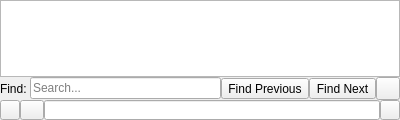
<?xml version="1.0" encoding="UTF-8"?>
<ui version="4.0">
 <class>Console</class>
 <widget class="QWidget" name="Console">
  <property name="enabled">
   <bool>true</bool>
  </property>
  <property name="geometry">
   <rect>
    <x>0</x>
    <y>0</y>
    <width>400</width>
    <height>120</height>
   </rect>
  </property>
  <property name="sizePolicy">
   <sizepolicy hsizetype="Preferred" vsizetype="Ignored">
    <horstretch>0</horstretch>
    <verstretch>0</verstretch>
   </sizepolicy>
  </property>
  <property name="windowTitle">
   <string>Console</string>
  </property>
  <layout class="QVBoxLayout" name="verticalLayout">
   <property name="spacing">
    <number>0</number>
   </property>
   <property name="leftMargin">
    <number>0</number>
   </property>
   <property name="topMargin">
    <number>0</number>
   </property>
   <property name="rightMargin">
    <number>0</number>
   </property>
   <property name="bottomMargin">
    <number>0</number>
   </property>
   <item>
    <widget class="AzToolsFramework::ConsoleTextEdit" name="textEdit">
     <property name="sizePolicy">
      <sizepolicy hsizetype="Expanding" vsizetype="Expanding">
       <horstretch>0</horstretch>
       <verstretch>0</verstretch>
      </sizepolicy>
     </property>
     <property name="styleSheet">
      <string notr="true"/>
     </property>
     <property name="undoRedoEnabled">
      <bool>false</bool>
     </property>
     <property name="lineWrapMode">
      <enum>QPlainTextEdit::NoWrap</enum>
     </property>
     <property name="readOnly">
      <bool>true</bool>
     </property>
     <property name="textInteractionFlags">
      <set>Qt::TextSelectableByKeyboard|Qt::TextSelectableByMouse</set>
     </property>
    </widget>
   </item>
   <item>
    <widget class="QWidget" name="findBar" native="true">
     <layout class="QHBoxLayout" name="horizontalLayout_2">
      <property name="spacing">
       <number>0</number>
      </property>
      <property name="leftMargin">
       <number>0</number>
      </property>
      <property name="topMargin">
       <number>0</number>
      </property>
      <property name="rightMargin">
       <number>0</number>
      </property>
      <property name="bottomMargin">
       <number>0</number>
      </property>
      <item>
       <widget class="QLabel" name="label">
        <property name="text">
         <string>Find: </string>
        </property>
       </widget>
      </item>
      <item>
       <widget class="QLineEdit" name="lineEditFind">
        <property name="enabled">
         <bool>true</bool>
        </property>
        <property name="placeholderText">
         <string>Search...</string>
        </property>
        <property name="clearButtonEnabled">
         <bool>true</bool>
        </property>
        <property name="accessibleName">
         <string>Search</string>
        </property>
       </widget>
      </item>
      <item>
       <widget class="QToolButton" name="findPrevButton">
        <property name="text">
         <string>Find Previous</string>
        </property>
        <property name="accessibleName">
         <string>Find Previous</string>
        </property>
       </widget>
      </item>
      <item>
       <widget class="QToolButton" name="findNextButton">
        <property name="text">
         <string>Find Next</string>
        </property>
        <property name="accessibleName">
         <string>Find Next</string>
        </property>
       </widget>
      </item>
      <item>
       <widget class="QToolButton" name="closeButton">
        <property name="text">
         <string/>
        </property>
        <property name="accessibleName">
         <string>Close Find Bar</string>
        </property>
       </widget>
      </item>
     </layout>
    </widget>
   </item>
   <item>
    <widget class="QWidget" name="container2" native="true">
     <property name="sizePolicy">
      <sizepolicy hsizetype="Preferred" vsizetype="Fixed">
       <horstretch>0</horstretch>
       <verstretch>0</verstretch>
      </sizepolicy>
     </property>
     <property name="minimumSize">
      <size>
       <width>0</width>
       <height>20</height>
      </size>
     </property>
     <property name="maximumSize">
      <size>
       <width>16777215</width>
       <height>20</height>
      </size>
     </property>
     <property name="autoFillBackground">
      <bool>true</bool>
     </property>
     <property name="styleSheet">
      <string notr="true"/>
     </property>
     <layout class="QHBoxLayout" name="horizontalLayout">
      <property name="spacing">
       <number>0</number>
      </property>
      <property name="leftMargin">
       <number>0</number>
      </property>
      <property name="topMargin">
       <number>0</number>
      </property>
      <property name="rightMargin">
       <number>0</number>
      </property>
      <property name="bottomMargin">
       <number>0</number>
      </property>
      <item>
       <widget class="QToolButton" name="button">
        <property name="accessibleName">
         <string>Console Type</string>
        </property>
        <property name="sizePolicy">
         <sizepolicy hsizetype="Fixed" vsizetype="Preferred">
          <horstretch>0</horstretch>
          <verstretch>0</verstretch>
         </sizepolicy>
        </property>
        <property name="minimumSize">
         <size>
          <width>20</width>
          <height>0</height>
         </size>
        </property>
        <property name="maximumSize">
         <size>
          <width>20</width>
          <height>30</height>
         </size>
        </property>
        <property name="baseSize">
         <size>
          <width>0</width>
          <height>0</height>
         </size>
        </property>
        <property name="text">
         <string/>
        </property>
       </widget>
      </item>
      <item>
       <widget class="QToolButton" name="findButton">
        <property name="text">
         <string/>
        </property>
        <property name="accessibleName">
         <string>Find in Console</string>
        </property>
       </widget>
      </item>
      <item>
       <widget class="ConsoleLineEdit" name="lineEdit">
        <property name="sizePolicy">
         <sizepolicy hsizetype="MinimumExpanding" vsizetype="Fixed">
          <horstretch>0</horstretch>
          <verstretch>0</verstretch>
         </sizepolicy>
        </property>
       </widget>
      </item>
      <item>
       <widget class="QToolButton" name="optionsButton">
        <property name="accessibleName">
         <string>Console Options</string>
        </property>
        <property name="sizePolicy">
         <sizepolicy hsizetype="Fixed" vsizetype="Preferred">
          <horstretch>0</horstretch>
          <verstretch>0</verstretch>
         </sizepolicy>
        </property>
        <property name="minimumSize">
         <size>
          <width>20</width>
          <height>0</height>
         </size>
        </property>
        <property name="maximumSize">
         <size>
          <width>20</width>
          <height>30</height>
         </size>
        </property>
        <property name="baseSize">
         <size>
          <width>0</width>
          <height>0</height>
         </size>
        </property>
        <property name="text">
         <string/>
        </property>
       </widget>
      </item>
     </layout>
    </widget>
   </item>
  </layout>
 </widget>
 <customwidgets>
  <customwidget>
   <class>ConsoleLineEdit</class>
   <extends>QLineEdit</extends>
   <header>Controls/ConsoleSCB.h</header>
  </customwidget>
  <customwidget>
    <class>AzToolsFramework::ConsoleTextEdit</class>
    <extends>QPlainTextEdit</extends>
    <header>AzToolsFramework/UI/UICore/ConsoleTextEdit.hxx</header>
   </customwidget>
 </customwidgets>
 <tabstops>
  <tabstop>lineEdit</tabstop>
  <tabstop>button</tabstop>
  <tabstop>textEdit</tabstop>
 </tabstops>
 <resources>
  <include location="ConsoleSCB.qrc"/>
 </resources>
 <connections/>
</ui>
